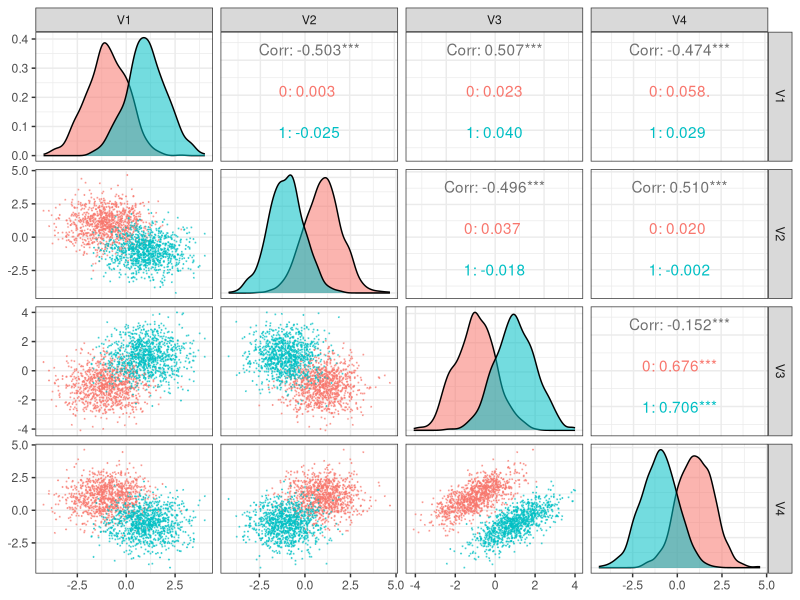
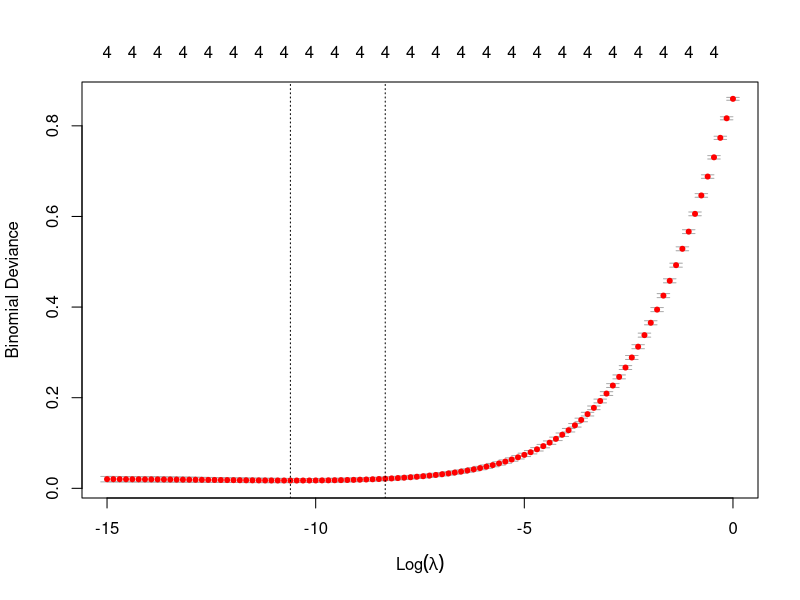
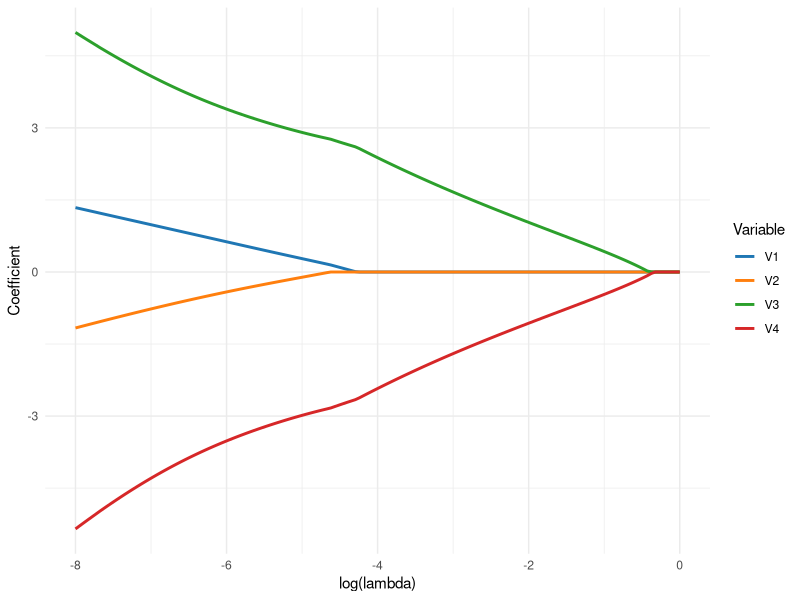
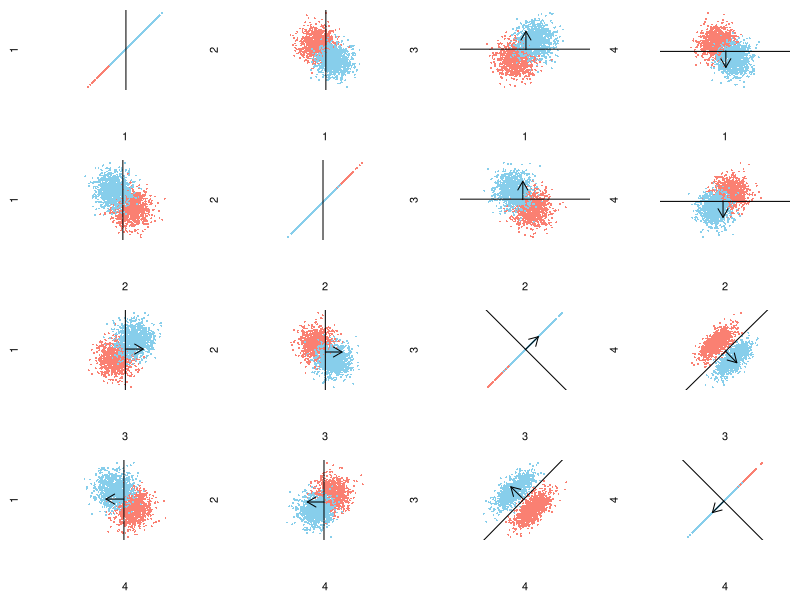

Write R code to recreate these figures, in order.
## ---- chunk 1
library(tidyverse)
## ---- chunk 2
set.seed(10)
N <- 1000
r <- 0.7
y <- rep(c(0,1),each=N)
V <- Matrix::bdiag(diag(2),matrix(c(1,r,r,1),2))
X <- rbind(
  MASS::mvrnorm(N,c(-1, 1,-1, 1),V),
  MASS::mvrnorm(N,c( 1,-1, 1,-1),V)
)
## ---- chunk 3
p <- GGally::ggpairs(bind_cols(class=factor(y),as_tibble(X)),
                     columns=2:5,
                     aes(colour=class,alpha=0.5),
                     progress=FALSE,
                     lower=list(continuous=GGally::wrap("points",size=0.1,alpha=0.5))) + theme_bw()
print(p)
## ---- chunk 4
ridge <- glmnet::cv.glmnet( # 
  X,y,family="binomial",alpha=0,
  lambda=exp(seq(-15,0,len=100))
)
plot(ridge) 
alasso <- glmnet::glmnet(
  X,y,family="binomial",alpha=1,
  penalty=(1/abs(coef(ridge,"lambda.1se"))[-1]),
  lambda=exp(seq(-8,0,len=150))
)
b2 <- with(alasso, min(lambda[df==2])) # best lambda at df=2
## ---- chunk 5
col <- 4
path <- alasso$beta %>% as.matrix() %>% t %>% 
  as_tibble() %>% mutate(lambda=alasso$lambda) %>% 
  gather(key=Variable,value=Coefficient,-(col+1)) %>%
  ggplot(aes(x=log(lambda),y=Coefficient,color=Variable)) + 
  geom_line(size=1) + theme_minimal() + 
  ggsci::scale_color_d3("category20")
print(path)
## ---- chunk 6
w <- coef(alasso,s=b2)
pal <- rep(c("salmon","skyblue"),each=N)
op <- par(mfrow=c(4,4),mai=c(0.6,0.6,0.1,0.1))
for(i in 1:4) for(j in 1:4) {
  amp <- sqrt(sum(w[c(i+1,j+1)]^2))
  plot(X[,c(i,j)],pch=16,asp=1,col=pal,cex=0.4,xlab=i,ylab=j,axes=FALSE)
  arrows(0,0,2*w[i+1]/amp,2*w[j+1]/amp,length=0.1)
  if(w[j+1]==0) {abline(v=0); next}
  abline(-w[1]/w[j+1],-w[i+1]/w[j+1])
}
par(op)
